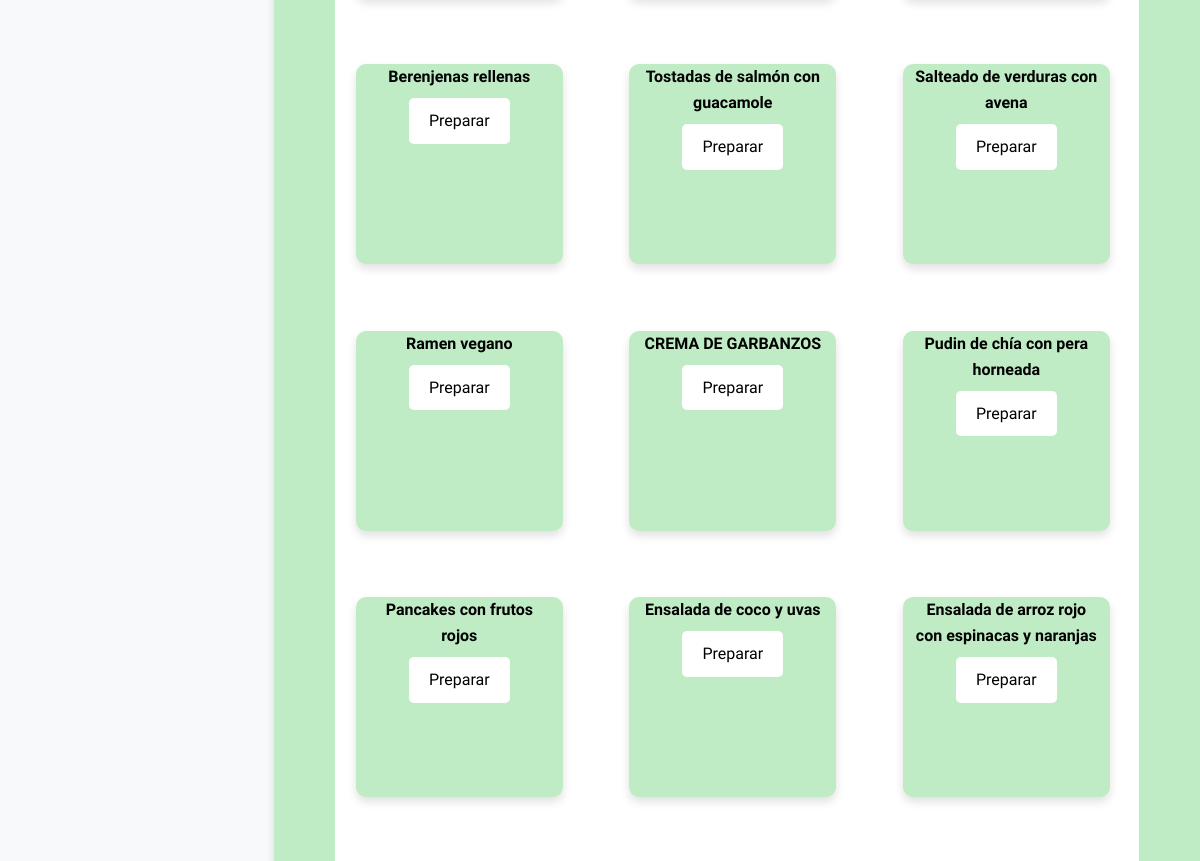
/dashboard.php?mod=recetas (signed in, middle part), run on an earlier commit of the app's database.
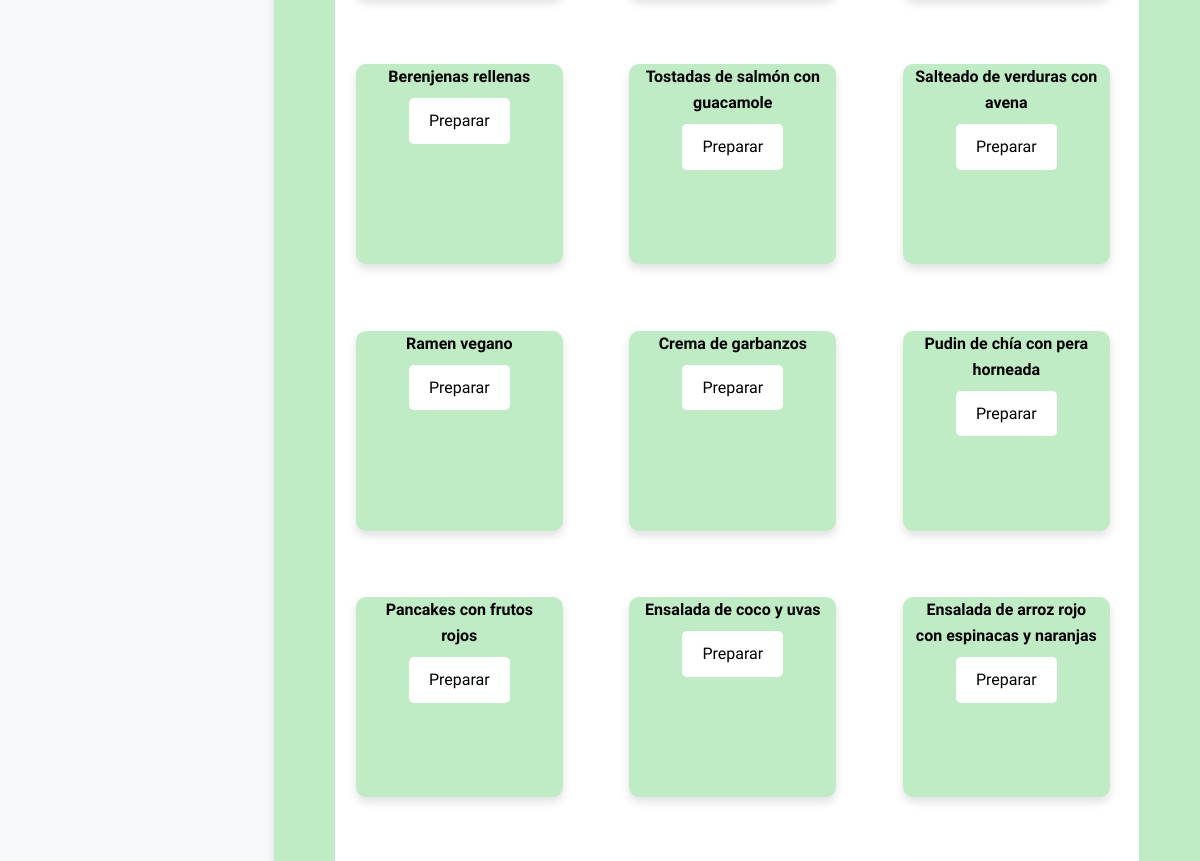
And on a later commit of the database.
### tables this page shows
CREATE TABLE `receta` (
  `id_receta` int(1) NOT NULL,
  `nombre` varchar(50) NOT NULL,
  `descripcion` varchar(15000) NOT NULL,
  `video` blob NOT NULL,
  `ingredientes` varchar(1000) NOT NULL,
  `imagen` varchar(15) NOT NULL
);

### modulos/recetas.php (the view, shortened to what this page needs)
<center>
<div class="col-md-12">
<div class="recetas col-md-11">
<div class="row">
    <?php
      include "conexion.php";
      if (isset($_SESSION['documento'])){
      if(isset($_POST['btn_consulta'])){
      $dato=$_POST["txtconsulta"];
      $consulta=mysqli_query($conexion,"SELECT * FROM receta WHERE nombre LIKE '%$dato%';") or die ($conexion."Error en la consulta");
      $cantidad = mysqli_num_rows($consulta);
      if($cantidad > 0){
      while($fila=mysqli_fetch_array($consulta)){
        ?>
        <br>
        <br><br>
        <div class="receta col-md-3 col-lg-3 col-sm-3 col-xs-3 shadow-md">
        <div class="nombre_receta">
          <h6><?php echo $fila['nombre'];?></h6>
        </div>
        <form method="post"action="dashboard.php?mod=info_receta">
        <input type="text" class="form-control" name="nombre_receta" value="<?php echo $fila['nombre'];?>" hidden>
        <button type="submit" class="btn_consulta" name="btn_receta">Preparar</button>
        </form>
        </div>
        <?php
      }
      }
      }
      else{
        $dato='';
        $consulta=mysqli_query($conexion,"SELECT * FROM receta WHERE nombre LIKE '%$dato%';") or die ($conexion."Error en la consulta");
        $cantidad = mysqli_num_rows($consulta);
        if($cantidad > 0){
        while($fila=mysqli_fetch_array($consulta)){
          ?>
          <br>
          <br><br>
          <div class="receta col-md-3 col-lg-3 col-sm-3 col-xs-3 shadow-md">
          <div class="nombre_receta">
            <h6><?php echo $fila['nombre'];?></h6>
          </div>
          <form method="post"action="dashboard.php?mod=info_receta">
          <button type="submit" class="btn_consulta" name="btn_receta">Preparar</button>
          </form>
          </div>
          <?php
        }
      }
      }
      }
    ?>
</div>
</div>
</div>
</center>
</div>

What changed in the data, as far as the page shows it:
changed receta: nombre "CREMA DE GARBANZOS" → "Crema de garbanzos"
